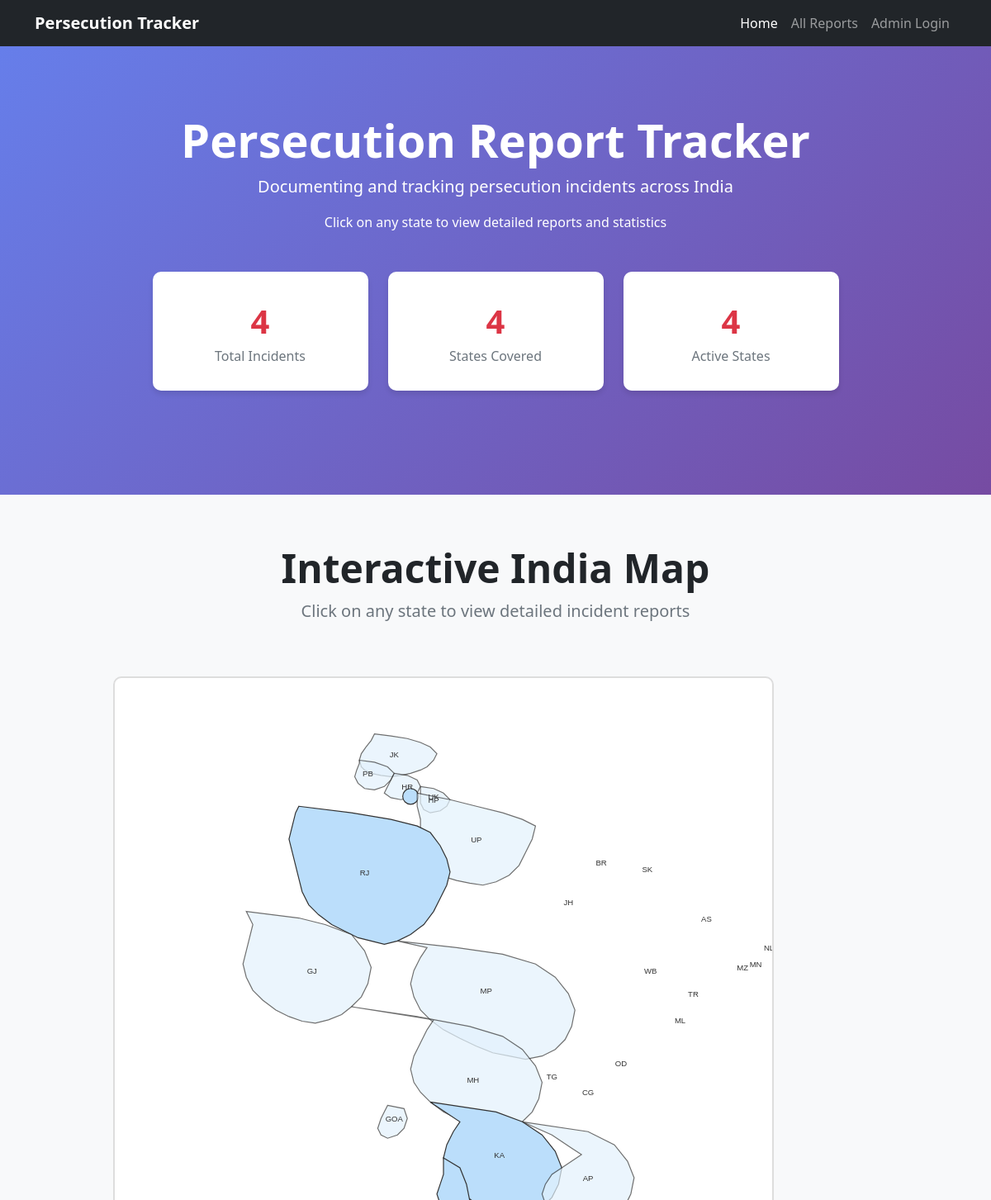
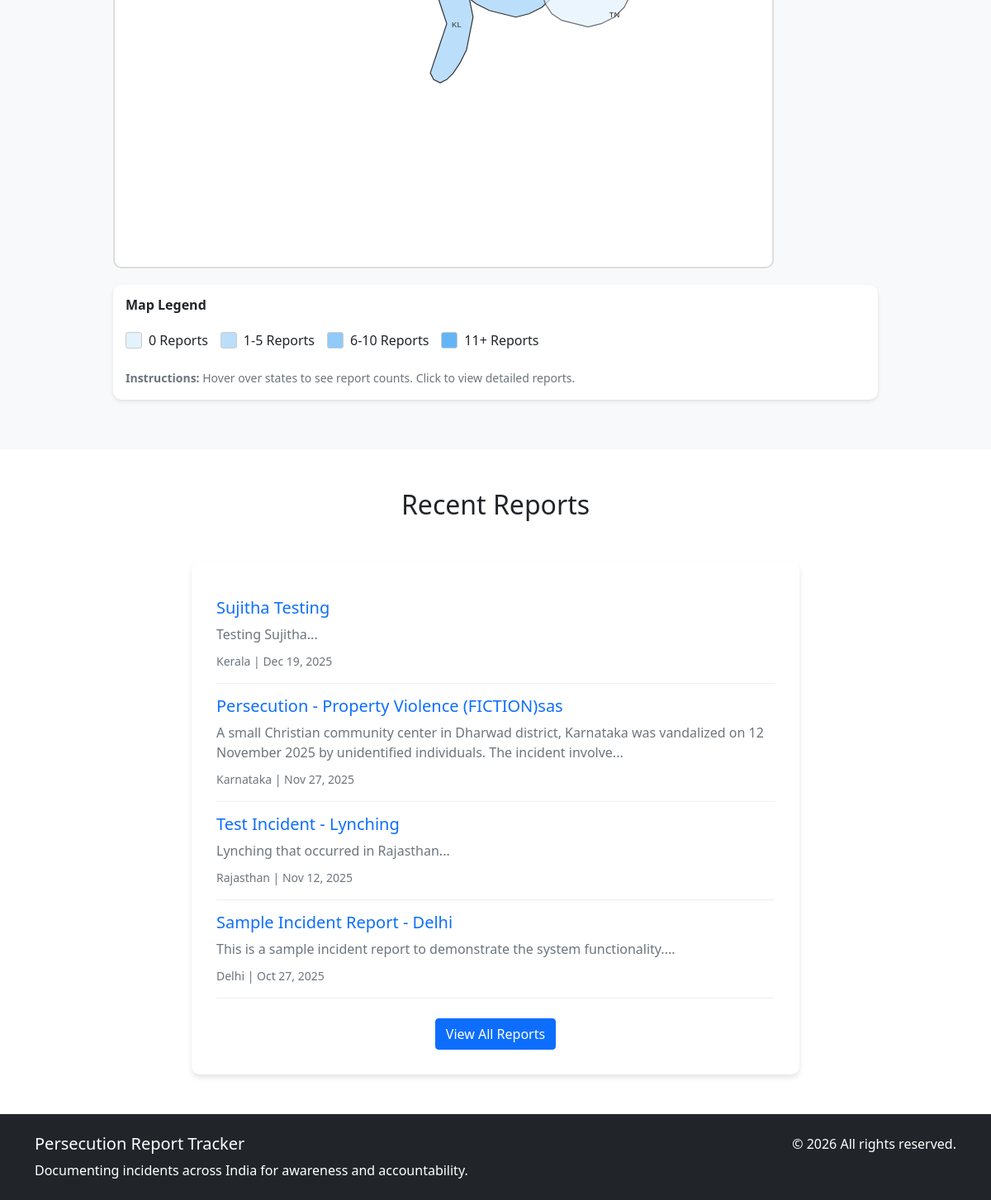
/index_complete_interactive.php, run on the app's committed database (2 pictures, top to bottom).
### tables this page shows
CREATE TABLE `posts` (
  `id` int(11) NOT NULL,
  `title` varchar(500) NOT NULL,
  `short_message` text NOT NULL,
  `detailed_message` longtext NOT NULL,
  `category_id` int(11) DEFAULT NULL,
  `admin_id` int(11) DEFAULT NULL,
  `state` varchar(100) DEFAULT NULL,
  `district` varchar(100) DEFAULT NULL,
  `incident_date` date DEFAULT NULL,
  `latitude` decimal(10,8) DEFAULT NULL,
  `longitude` decimal(11,8) DEFAULT NULL,
  `featured_image_path` varchar(500) DEFAULT NULL,
  `image_path` varchar(500) DEFAULT NULL,
  `video_path` varchar(500) DEFAULT NULL,
  `external_links` text DEFAULT NULL,
  `tags` text DEFAULT NULL,
  `status` enum('draft','published') NOT NULL DEFAULT 'draft',
  `created_at` timestamp NULL DEFAULT current_timestamp(),
  `updated_at` timestamp NULL DEFAULT current_timestamp() ON UPDATE current_timestamp()
);

### db.php (called while the page is built, shortened)
<?php
function get_post_counts_by_state($pdo) {
    $stmt = $pdo->query("
        SELECT state, COUNT(*) as count
        FROM posts
        WHERE status = 'published'
        GROUP BY state
    ");
    return $stmt->fetchAll();
}
?>

### index_complete_interactive.php (the view, shortened to what this page needs)
<?php
require_once 'db.php';
$post_counts = get_post_counts_by_state($pdo);
$counts_by_state = [];
foreach ($post_counts as $count) {
    $counts_by_state[$count['state']] = $count['count'];
}
try {
    $total_posts = $pdo->query("SELECT COUNT(*) FROM posts WHERE status = 'published'")->fetchColumn();
    $total_states = $pdo->query("SELECT COUNT(DISTINCT state) FROM posts WHERE status = 'published' AND state IS NOT NULL AND state != ''")->fetchColumn();
} catch (Exception $e) {
    $total_posts = 0;
    $total_states = 0;
}
?>
<!DOCTYPE html>
<html lang="en">
<head>
    <link href="https://cdn.jsdelivr.net/npm/bootstrap@5.1.3/dist/css/bootstrap.min.css" rel="stylesheet">
    <link href="css/map-style.css" rel="stylesheet" type="text/css"/>
</head>
<body>
    <nav class="navbar navbar-expand-lg navbar-dark bg-dark">
        <div class="container">
            <a class="navbar-brand" href="index.php">
                <strong>Persecution Tracker</strong>
            </a>
            <div class="collapse navbar-collapse" id="navbarNav">
                <ul class="navbar-nav ms-auto">
                    <li class="nav-item">
                        <a class="nav-link active" href="index.php">Home</a>
                    </li>
                    <li class="nav-item">
                        <a class="nav-link" href="state.php">All Reports</a>
                    </li>
                    <li class="nav-item">
                        <a class="nav-link" href="admin/">Admin Login</a>
                    </li>
                </ul>
            </div>
        </div>
    </nav>
    <section class="hero-section">
        <div class="container">
            <h1 class="display-4 fw-bold">Persecution Report Tracker</h1>
            <p class="lead">Documenting and tracking persecution incidents across India</p>
            <p class="mb-4">Click on any state to view detailed reports and statistics</p>
            <div class="row justify-content-center mt-5">
                <div class="col-md-3 col-sm-6 mb-3">
                    <div class="stats-card">
                        <div class="stat-number"><?php echo $total_posts; ?></div>
                        <div class="text-muted">Total Incidents</div>
                    </div>
                </div>
                <div class="col-md-3 col-sm-6 mb-3">
                    <div class="stats-card">
                        <div class="stat-number"><?php echo $total_states; ?></div>
                        <div class="text-muted">States Covered</div>
                    </div>
                </div>
                <div class="col-md-3 col-sm-6 mb-3">
                    <div class="stats-card">
                        <div class="stat-number"><?php echo count($counts_by_state); ?></div>
                        <div class="text-muted">Active States</div>
                    </div>
                </div>
            </div>
        </div>
    </section>
    <section class="map-container">
        <div class="container">
            <div class="row">
                <div class="col-12 text-center mb-5">
                    <h2 class="display-5 fw-bold">Interactive India Map</h2>
                    <p class="lead text-muted">Click on any state to view detailed incident reports</p>
                </div>
            </div>
            <div class="row justify-content-center">
                <div class="col-lg-10">
                    <div class="position-relative" id="india-map">
                        <svg version="1.1" xmlns="http://www.w3.org/2000/svg" viewBox="0 0 1000 1200" xml:space="preserve" class="map-svg">
                            <g id="state-labels">
                                <text class="state-label" x="425" y="120">JK</text>
                                <text class="state-label" x="385" y="150">PB</text>
                                <text class="state-label" x="445" y="170">HR</text>
                                <text class="state-label" x="485" y="185">UK</text>
                                <text class="state-label" x="550" y="250">UP</text>
                                <text class="state-label" x="380" y="300">RJ</text>
                                <text class="state-label" x="300" y="450">GJ</text>
                                <text class="state-label" x="565" y="480">MP</text>
                                <text class="state-label" x="545" y="615">MH</text>
                                <text class="state-label" x="425" y="675">GOA</text>
                                <text class="state-label" x="585" y="730">KA</text>
                                <text class="state-label" x="520" y="835">KL</text>
                                <text class="state-label" x="760" y="820">TN</text>
                                <text class="state-label" x="720" y="765">AP</text>
                                <text class="state-label" x="665" y="610">TG</text>
                                <text class="state-label" x="770" y="590">OD</text>
                                <text class="state-label" x="720" y="635">CG</text>
                                <text class="state-label" x="690" y="345">JH</text>
                                <text class="state-label" x="815" y="450">WB</text>
                                <text class="state-label" x="740" y="285">BR</text>
                                <text class="state-label" x="900" y="370">AS</text>
                                <text class="state-label" x="995" y="415">NL</text>
                                <text class="state-label" x="975" y="440">MN</text>
                                <text class="state-label" x="955" y="445">MZ</text>
                                <text class="state-label" x="880" y="485">TR</text>
                                <text class="state-label" x="860" y="525">ML</text>
                                <text class="state-label" x="810" y="295">SK</text>
                                <text class="state-label" x="485" y="190">HP</text>
                            </g>
                        </svg>
                    </div>
                    <div class="map-legend">
                        <h6 class="mb-3"><strong>Map Legend</strong></h6>
                        <div class="d-flex flex-wrap">
                            <div class="legend-item">
                                <div class="legend-color" style="background: #e3f2fd;"></div>
                                <span>0 Reports</span>
                            </div>
                            <div class="legend-item">
                                <div class="legend-color" style="background: #bbdefb;"></div>
                                <span>1-5 Reports</span>
                            </div>
                            <div class="legend-item">
                                <div class="legend-color" style="background: #90caf9;"></div>
                                <span>6-10 Reports</span>
                            </div>
                            <div class="legend-item">
                                <div class="legend-color" style="background: #64b5f6;"></div>
                                <span>11+ Reports</span>
                            </div>
                        </div>
                        <p class="mt-3 mb-0 text-muted"><small><strong>Instructions:</strong> Hover over states to see report counts. Click to view detailed reports.</small></p>
                    </div>
                </div>
            </div>
        </div>
    </section>
    <section class="py-5">
        <div class="container">
            <div class="row">
                <div class="col-12">
                    <h2 class="text-center mb-5">Recent Reports</h2>
                </div>
            </div>
            <div class="row">
                <div class="col-lg-8 mx-auto">
                    <div class="recent-reports">
                        <?php
                        try {
                            $stmt = $pdo->prepare("
                                SELECT id, title, short_message, state, created_at
                                FROM posts
                                WHERE status = 'published'
                                ORDER BY created_at DESC
                                LIMIT 5
                            ");
                            $stmt->execute();
                            $recent_reports = $stmt->fetchAll();
                            if ($recent_reports) {
                                foreach ($recent_reports as $report) {
                                    echo "<div class='report-item'>";
                                    echo "<h5><a href='details.php?id={$report['id']}' class='text-decoration-none'>" . htmlspecialchars($report['title']) . "</a></h5>";
                                    echo "<p class='text-muted mb-2'>" . htmlspecialchars(substr($report['short_message'], 0, 150)) . "...</p>";
                                    echo "<small class='text-muted'><i class='fas fa-map-marker-alt'></i> {$report['state']} | <i class='fas fa-calendar'></i> " . date('M j, Y', strtotime($report['created_at'])) . "</small>";
                                    echo "</div>";
                                }
                            } else {
                                echo "<div class='text-center text-muted'>";
                                echo "<p>No reports available at this time.</p>";
                                echo "</div>";
                            }
                        } catch (Exception $e) {
                            echo "<div class='alert alert-warning text-center'>";
                            echo "<p>Unable to load recent reports. Please try again later.</p>";
                            echo "</div>";
                        }
                        ?>
                        <div class="text-center mt-4">
                            <a href="state.php" class="btn btn-primary">View All Reports</a>
                        </div>
                    </div>
                </div>
            </div>
        </div>
    </section>
    <footer class="bg-dark text-white py-4">
        <div class="container">
            <div class="row">
                <div class="col-md-6">
                    <h5>Persecution Report Tracker</h5>
                    <p class="mb-0">Documenting incidents across India for awareness and accountability.</p>
                </div>
                <div class="col-md-6 text-md-end">
                    <p class="mb-0">&copy; <?php echo date('Y'); ?> All rights reserved.</p>
                </div>
            </div>
        </div>
</body>
</html>

### index_complete_interactive.php (style rules this page uses)
.hero-section { background: linear-gradient(135deg, #667eea 0%, #764ba2 100%); color: white; padding: 80px 0; text-align: center; }
.map-container { background: #f8f9fa; padding: 60px 0; }
.map-svg { width: 100%; max-width: 800px; height: auto; border: 2px solid #ddd; border-radius: 10px; background: #fff; }
.stats-card { background: white; border-radius: 10px; padding: 30px; box-shadow: 0 4px 6px rgba(0, 0, 0, 0.1); margin-bottom: 30px; text-align: center; }
.stat-number { font-size: 2.5rem; font-weight: bold; color: #dc3545; }
.recent-reports { background: white; border-radius: 10px; padding: 30px; box-shadow: 0 4px 6px rgba(0, 0, 0, 0.1); }
.report-item { border-bottom: 1px solid #eee; padding: 15px 0; }
.map-legend { margin-top: 20px; padding: 15px; background: white; border-radius: 10px; box-shadow: 0 2px 4px rgba(0, 0, 0, 0.1); }
.legend-item { display: inline-flex; align-items: center; margin: 5px 15px 5px 0; }
.legend-color { width: 20px; height: 20px; border-radius: 3px; margin-right: 8px; border: 1px solid #ccc; }
.state-label { font-family: Arial, sans-serif; font-size: 12px; fill: #333; text-anchor: middle; pointer-events: none; }

### data on the page
posts: title "Sujitha Testing", short_message "Testing Sujitha", state "Kerala", created_at "Dec 19, 2025"
posts: title "Persecution - Property Violence (FICTION)sas", short_message "A small Christian community center in Dharwad district, Karnataka was vandalized on 12 November 2025 by unidentified individuals. The incident involve", state "Karnataka", created_at "Nov 27, 2025"
posts: title "Test Incident - Lynching", short_message "Lynching that occurred in Rajasthan", state "Rajasthan", created_at "Nov 12, 2025"
posts: title "Sample Incident Report - Delhi", short_message "This is a sample incident report to demonstrate the system functionality.", state "Delhi", created_at "Oct 27, 2025"

### other printed values
$total_posts "4"
$total_states "4"
count($counts_by_state) "4"
